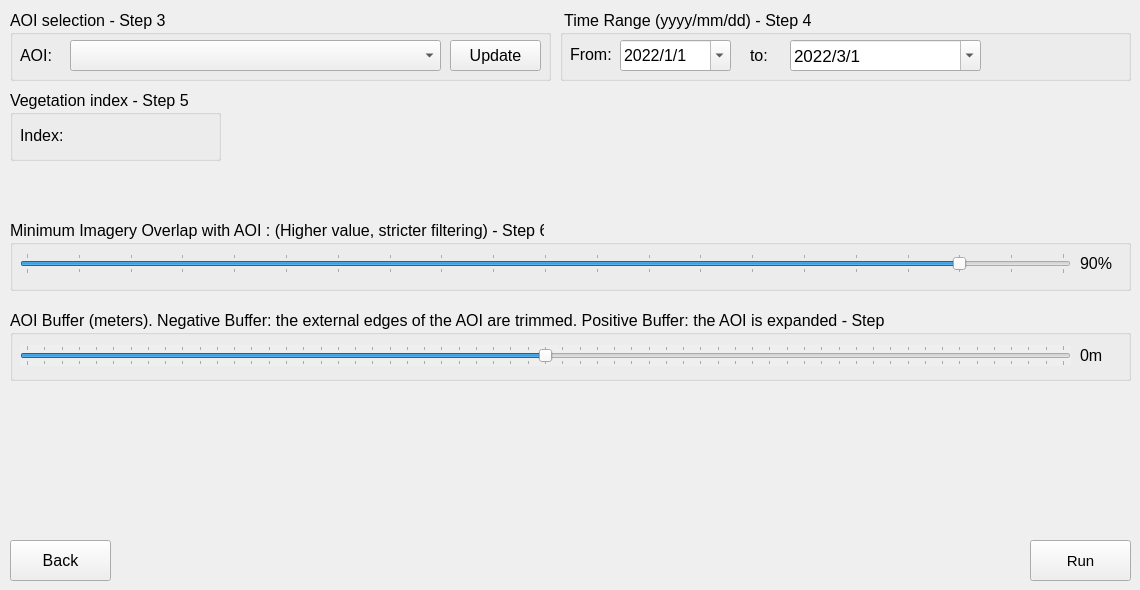
   <widget class="QWidget" name="tab_13">
    <attribute name="title">
     <string>Overview</string>
    </attribute>
    <widget class="QGroupBox" name="groupBox_12">
     <property name="geometry">
      <rect>
       <x>10</x>
       <y>10</y>
       <width>541</width>
       <height>71</height>
      </rect>
     </property>
     <property name="font">
      <font>
       <pointsize>12</pointsize>
      </font>
     </property>
     <property name="title">
      <string>AOI selection - Step 3</string>
     </property>
     <widget class="QComboBox" name="vector_layer_combobox_2">
      <property name="geometry">
       <rect>
        <x>60</x>
        <y>30</y>
        <width>371</width>
        <height>31</height>
       </rect>
      </property>
      <property name="font">
       <font>
        <pointsize>12</pointsize>
       </font>
      </property>
     </widget>
     <widget class="QPushButton" name="update_vector_2">
      <property name="geometry">
       <rect>
        <x>440</x>
        <y>30</y>
        <width>91</width>
        <height>31</height>
       </rect>
      </property>
      <property name="font">
       <font>
        <pointsize>12</pointsize>
       </font>
      </property>
      <property name="text">
       <string>Update</string>
      </property>
      <property name="icon">
       <iconset>
        <normaloff>../medias/refresh-3104.png</normaloff>../medias/refresh-3104.png</iconset>
      </property>
     </widget>
     <widget class="QLabel" name="label_6">
      <property name="geometry">
       <rect>
        <x>10</x>
        <y>35</y>
        <width>41</width>
        <height>21</height>
       </rect>
      </property>
      <property name="font">
       <font>
        <pointsize>12</pointsize>
       </font>
      </property>
      <property name="text">
       <string>AOI:</string>
      </property>
     </widget>
    </widget>
    <widget class="QPushButton" name="loadtimeseries">
     <property name="enabled">
      <bool>true</bool>
     </property>
     <property name="geometry">
      <rect>
       <x>1030</x>
       <y>540</y>
       <width>101</width>
       <height>41</height>
      </rect>
     </property>
     <property name="font">
      <font>
       <pointsize>11</pointsize>
      </font>
     </property>
     <property name="text">
      <string>Run</string>
     </property>
     <property name="icon">
      <iconset>
       <normaloff>../medias/icons8-reproduzir-50.png</normaloff>../medias/icons8-reproduzir-50.png</iconset>
     </property>
    </widget>
    <widget class="QGroupBox" name="groupBox_17">
     <property name="geometry">
      <rect>
       <x>10</x>
       <y>220</y>
       <width>1121</width>
       <height>71</height>
      </rect>
     </property>
     <property name="font">
      <font>
       <pointsize>12</pointsize>
      </font>
     </property>
     <property name="title">
      <string>Minimum Imagery Overlap with AOI : (Higher value, stricter filtering) - Step 6</string>
     </property>
     <widget class="QSlider" name="horizontalSlider_aio_cover_2">
      <property name="enabled">
       <bool>true</bool>
      </property>
      <property name="geometry">
       <rect>
        <x>10</x>
        <y>33</y>
        <width>1051</width>
        <height>21</height>
       </rect>
      </property>
      <property name="autoFillBackground">
       <bool>false</bool>
      </property>
      <property name="minimum">
       <number>0</number>
      </property>
      <property name="maximum">
       <number>100</number>
      </property>
      <property name="singleStep">
       <number>5</number>
      </property>
      <property name="pageStep">
       <number>5</number>
      </property>
      <property name="value">
       <number>90</number>
      </property>
      <property name="sliderPosition">
       <number>90</number>
      </property>
      <property name="orientation">
       <enum>Qt::Horizontal</enum>
      </property>
      <property name="tickPosition">
       <enum>QSlider::TicksBothSides</enum>
      </property>
     </widget>
     <widget class="QLabel" name="label_coverage_2">
      <property name="geometry">
       <rect>
        <x>1070</x>
        <y>33</y>
        <width>51</width>
        <height>21</height>
       </rect>
      </property>
      <property name="font">
       <font>
        <pointsize>12</pointsize>
       </font>
      </property>
      <property name="text">
       <string>90%</string>
      </property>
     </widget>
     <widget class="QLabel" name="label_12">
      <property name="geometry">
       <rect>
        <x>120</x>
        <y>-40</y>
        <width>31</width>
        <height>21</height>
       </rect>
      </property>
      <property name="text">
       <string>90%</string>
      </property>
     </widget>
     <zorder>label_coverage_2</zorder>
     <zorder>label_12</zorder>
     <zorder>horizontalSlider_aio_cover_2</zorder>
    </widget>
    <widget class="QGroupBox" name="groupBox_30">
     <property name="geometry">
      <rect>
       <x>10</x>
       <y>310</y>
       <width>1121</width>
       <height>71</height>
      </rect>
     </property>
     <property name="font">
      <font>
       <pointsize>12</pointsize>
      </font>
     </property>
     <property name="title">
      <string>AOI Buffer (meters). Negative Buffer: the external edges of the AOI are trimmed. Positive Buffer: the AOI is expanded - Step 7</string>
     </property>
     <widget class="QLabel" name="label_buffer_2">
      <property name="geometry">
       <rect>
        <x>1070</x>
        <y>35</y>
        <width>51</width>
        <height>21</height>
       </rect>
      </property>
      <property name="font">
       <font>
        <pointsize>12</pointsize>
       </font>
      </property>
      <property name="text">
       <string>0m</string>
      </property>
     </widget>
     <widget class="QSlider" name="horizontalSlider_buffer_2">
      <property name="enabled">
       <bool>true</bool>
      </property>
      <property name="geometry">
       <rect>
        <x>10</x>
        <y>35</y>
        <width>1051</width>
        <height>21</height>
       </rect>
      </property>
      <property name="autoFillBackground">
       <bool>true</bool>
      </property>
      <property name="minimum">
       <number>-300</number>
      </property>
      <property name="maximum">
       <number>300</number>
      </property>
      <property name="singleStep">
       <number>10</number>
      </property>
      <property name="pageStep">
       <number>10</number>
      </property>
      <property name="value">
       <number>0</number>
      </property>
      <property name="sliderPosition">
       <number>0</number>
      </property>
      <property name="orientation">
       <enum>Qt::Horizontal</enum>
      </property>
      <property name="tickPosition">
       <enum>QSlider::TicksBothSides</enum>
      </property>
     </widget>
    </widget>
    <widget class="QPushButton" name="QPushButton_back_7">
     <property name="enabled">
      <bool>true</bool>
     </property>
     <property name="geometry">
      <rect>
       <x>10</x>
       <y>540</y>
       <width>101</width>
       <height>41</height>
      </rect>
     </property>
     <property name="font">
      <font>
       <pointsize>12</pointsize>
      </font>
     </property>
     <property name="text">
      <string>Back</string>
     </property>
     <property name="icon">
      <iconset>
       <normaloff>../medias/icons8-back-button-50.png</normaloff>../medias/icons8-back-button-50.png</iconset>
     </property>
    </widget>
    <widget class="QGroupBox" name="groupBox_21">
     <property name="geometry">
      <rect>
       <x>10</x>
       <y>90</y>
       <width>211</width>
       <height>71</height>
      </rect>
     </property>
     <property name="font">
      <font>
       <pointsize>12</pointsize>
      </font>
     </property>
     <property name="title">
      <string>Vegetation index - Step 5</string>
     </property>
     <widget class="QLabel" name="label_7">
      <property name="geometry">
       <rect>
        <x>10</x>
        <y>30</y>
        <width>51</width>
        <height>31</height>
       </rect>
      </property>
      <property name="font">
       <font>
        <pointsize>12</pointsize>
       </font>
      </property>
      <property name="text">
       <string>Index:</string>
      </property>
     </widget>
    </widget>
    <widget class="QGroupBox" name="groupBox_22">
     <property name="geometry">
      <rect>
       <x>560</x>
       <y>10</y>
       <width>571</width>
       <height>71</height>
      </rect>
     </property>
     <property name="font">
      <font>
       <pointsize>12</pointsize>
      </font>
     </property>
     <property name="title">
      <string> Time Range (yyyy/mm/dd) - Step 4</string>
     </property>
     <widget class="QDateEdit" name="finaledit_2">
      <property name="geometry">
       <rect>
        <x>230</x>
        <y>30</y>
        <width>191</width>
        <height>31</height>
       </rect>
      </property>
      <property name="font">
       <font>
        <pointsize>13</pointsize>
       </font>
      </property>
      <property name="dateTime">
       <datetime>
        <hour>0</hour>
        <minute>0</minute>
        <second>0</second>
        <year>2022</year>
        <month>3</month>
        <day>1</day>
       </datetime>
      </property>
      <property name="currentSection">
       <enum>QDateTimeEdit::YearSection</enum>
      </property>
      <property name="displayFormat">
       <string>yyyy/M/d</string>
      </property>
      <property name="calendarPopup">
       <bool>true</bool>
      </property>
      <property name="timeSpec">
       <enum>Qt::LocalTime</enum>
      </property>
      <property name="date">
       <date>
        <year>2022</year>
        <month>3</month>
        <day>1</day>
       </date>
      </property>
     </widget>
     <widget class="QDateEdit" name="incioedit_2">
      <property name="geometry">
       <rect>
        <x>60</x>
        <y>30</y>
        <width>111</width>
        <height>31</height>
       </rect>
      </property>
      <property name="font">
       <font>
        <pointsize>12</pointsize>
       </font>
      </property>
      <property name="dateTime">
       <datetime>
        <hour>0</hour>
        <minute>0</minute>
        <second>0</second>
        <year>2022</year>
        <month>1</month>
        <day>1</day>
       </datetime>
      </property>
      <property name="displayFormat">
       <string>yyyy/M/d</string>
      </property>
      <property name="calendarPopup">
       <bool>true</bool>
      </property>
      <property name="date">
       <date>
        <year>2022</year>
        <month>1</month>
        <day>1</day>
       </date>
      </property>
     </widget>
     <widget class="QLabel" name="label_4">
      <property name="geometry">
       <rect>
        <x>10</x>
        <y>29</y>
        <width>51</width>
        <height>31</height>
       </rect>
      </property>
      <property name="font">
       <font>
        <pointsize>12</pointsize>
       </font>
      </property>
      <property name="text">
       <string>From:</string>
      </property>
     </widget>
     <widget class="QLabel" name="label_5">
      <property name="geometry">
       <rect>
        <x>190</x>
        <y>35</y>
        <width>41</width>
        <height>21</height>
       </rect>
      </property>
      <property name="font">
       <font>
        <pointsize>12</pointsize>
       </font>
      </property>
      <property name="text">
       <string>to:</string>
      </property>
     </widget>
    </widget>
   </widget>
